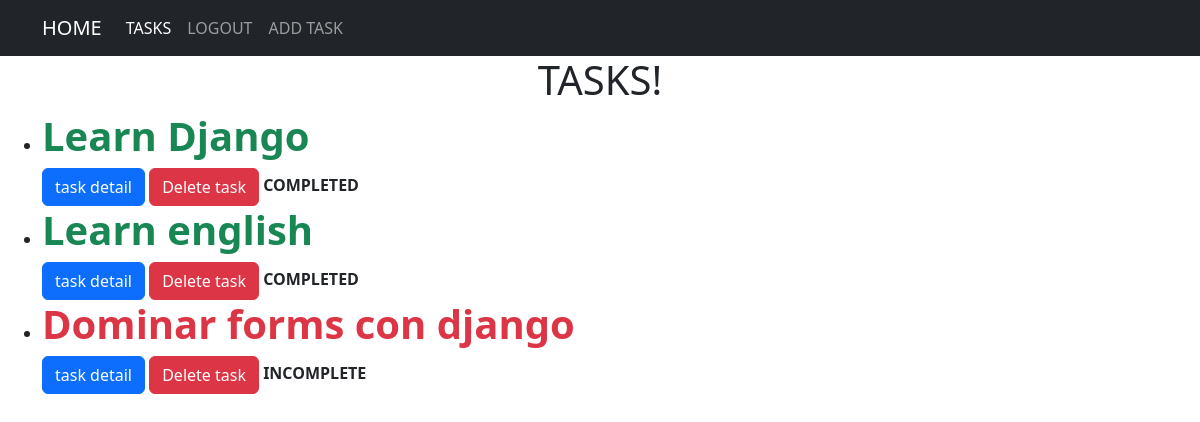
Page /tasks/ (signed in) on the committed database.
### task/models.py (models this page shows, shortened)
class Task(models.Model):
    title = models.CharField(max_length=100)
    description = models.TextField(blank=True)
    created = models.DateTimeField(auto_now_add=True)
    date_complete = models.DateTimeField(null=True)
    important = models.BooleanField(default=False)
    user = models.ForeignKey(User, on_delete=models.CASCADE)

### task/views.py (the view)
# urls.py: path('tasks/', views.tasks, name='tasks'),
@login_required
def tasks(request):
    all_tasks = Task.objects.filter(user=request.user)
    return render(request, 'tasks.html', {'task': all_tasks})

### task/templates/tasks.html (shortened to what this page needs)
{% extends "base.html" %}
{% block content %}
    <main>
        <h1 class="text-center">TASKS!</h1>
        <ul class="list-group">
            {% for task in task %}
                {% if task.date_complete == None %}
                    <div class="container">
                        <li><h1 class="fw-bold text-danger">{{task.title}}</h1></li>
                        <a class="btn btn-primary" href="{% url 'details' task.id %}">task detail</a>
                        <a class="btn btn-danger" href="{% url 'delete' task.id %}">Delete task</a>
                        <strong>INCOMPLETE</strong>
                    </div>
                {% else %}
                    <div class="container">
                        <li><h1 class="fw-bold text-success">{{task.title}}</h1></li>
                        <a class="btn btn-primary" href="{% url 'details' task.id %}">task detail</a>
                        <a class="btn btn-danger" href="{% url 'delete' task.id %}">Delete task</a>
                        <strong>COMPLETED</strong>
                    </div>
                {% endif %}
            {% endfor %}
        </ul>
    </main>
{% endblock content %}

### rows in the picture
Task: title "Learn Django"
Task: title "Learn english"
Task: title "Dominar forms con django"
